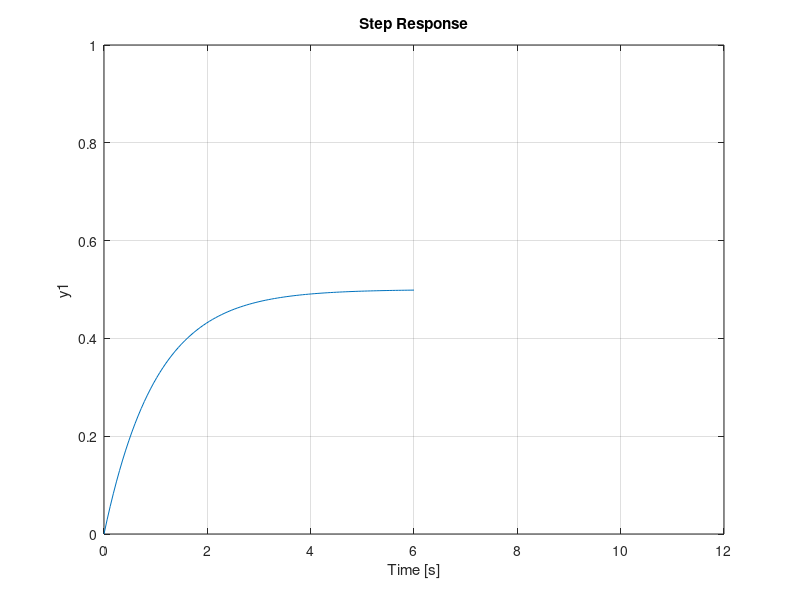

Write MATLAB code to recreate this figure. (Note: this script raises an error after producing the figure.)
%define constant
A = 0.5; %Increasing it lead to set point increasing
T = 1; %Increasing it lead to increasing settling and rise time

num = [0 A];
den = [T 1];
G = tf(num,den); %Get transfer function

subplot(3,1,1); %To make one Fig for three plots and that it's first plot, It's written before the plot command 
step(G); %Get step response
xlim([0 12]); %To limit x scale in the plot figure
ylim([0 1]); %To limit y scale in the plot figure
s1 = stepinfo(G,'RiseTimeLimits',[0.05,0.95]);

t = 0: 0.1: 10;
u_ramp = t;
[y_ramp, t_ramp] = lsim(G,u_ramp, t); %G is the system used, u_ramp is the input signal and t is the time scale
subplot(3,1,2); %The second plot in the figure
plot(t_ramp, y_ramp);
s2 = stepinfo(G,'RiseTimeLimits',[0.05,0.95]);

u_para = 0.5 * t.^2;
[y_para t_para] = lsim(G,u_para, t);
subplot(3,1,3); %The third plot in the figure
plot(t_para, y_para)


